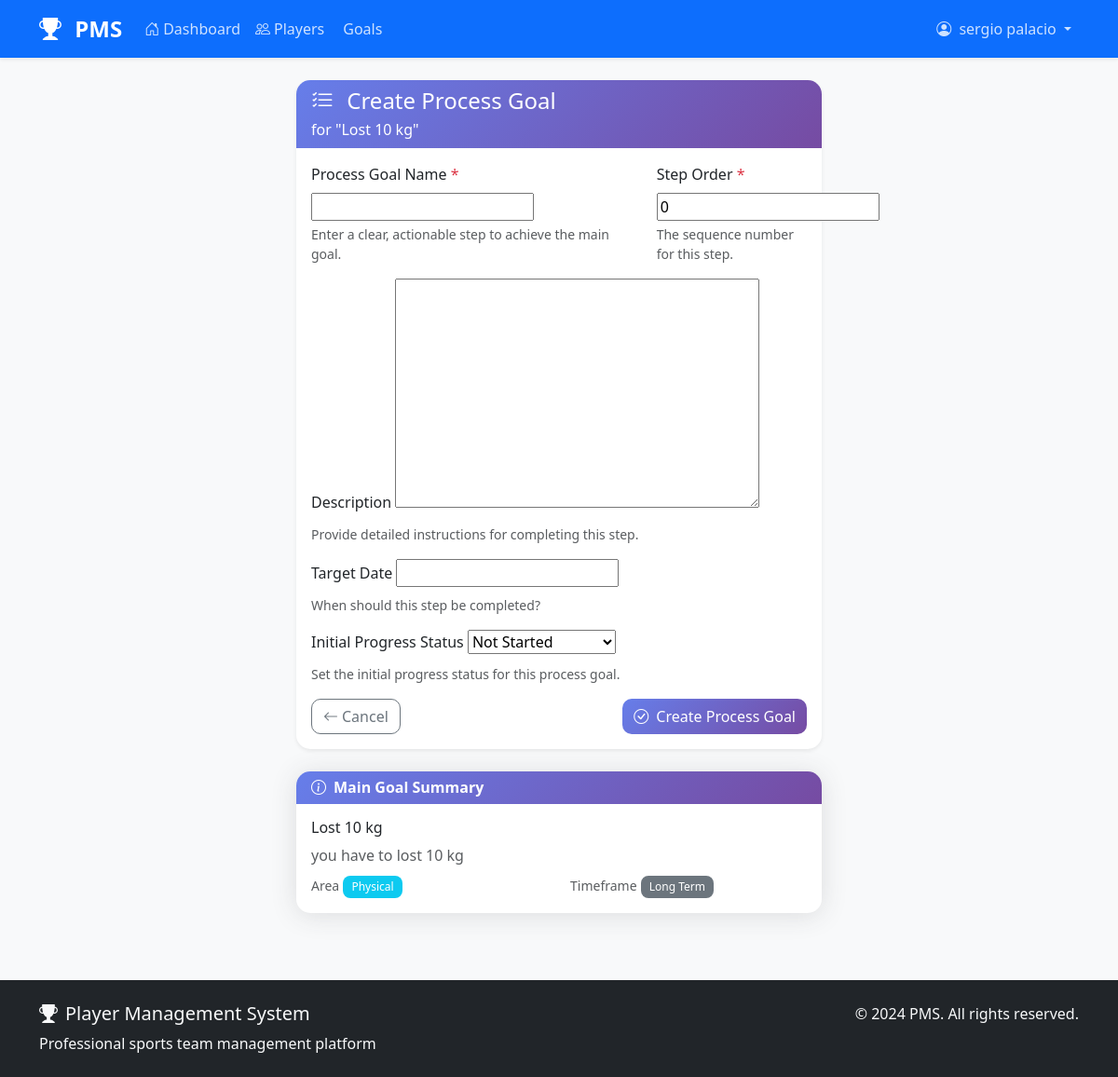
The page /goals/1/process-goals/create/ (signed in) on the database its author committed.
### core/models.py (models this page shows, shortened)
class User(AbstractUser):
    class Role(models.TextChoices):
        ADMIN = 'admin', _('Admin')
        COACH = 'coach', _('Coach')
        PLAYER = 'player', _('Player')
    role = models.CharField(
        max_length=10,
        choices=Role.choices,
        default=Role.PLAYER,
        verbose_name=_('Role')
    )
    phone_number = models.CharField(max_length=15, blank=True, null=True)
    date_of_birth = models.DateField(blank=True, null=True)
    profile_picture = models.ImageField(
        upload_to='profile_pictures/',
        blank=True,
        null=True,
        verbose_name=_('Profile Picture')
    )
    class Meta:
        verbose_name = _('User')
        verbose_name_plural = _('Users')
    def is_admin(self):
        return self.role == self.Role.ADMIN
    def is_coach(self):
        return self.role == self.Role.COACH
    @property
    def is_coach_prop(self):
        return self.is_coach()

class Goal(models.Model):
    PROGRESS_CHOICES = [
        ('not_started', 'Not Started'),
        ('in_progress', 'In Progress'),
        ('good_progress', 'Good Progress'),
        ('excellent_progress', 'Excellent Progress'),
        ('completed', 'Completed'),
    ]
    TIMEFRAME_CHOICES = [
        ('short_term', 'Short Term'),
        ('medium_term', 'Medium Term'),
        ('long_term', 'Long Term'),
    ]
    AREA_CHOICES = [
        ('physical', 'Physical'),
        ('technical', 'Technical'),
        ('tactical', 'Tactical'),
        ('mental', 'Mental'),
    ]
    name = models.CharField(max_length=200, help_text="Goal name/description")
    player = models.ForeignKey(Player, on_delete=models.CASCADE, related_name='goals')
    coach = models.ForeignKey(Coach, on_delete=models.CASCADE, related_name='assigned_goals')
    area = models.CharField(max_length=20, choices=AREA_CHOICES, default='technical')
    timeframe = models.CharField(max_length=20, choices=TIMEFRAME_CHOICES, default='medium_term')
    progress = models.CharField(max_length=20, choices=PROGRESS_CHOICES, default='not_started')
    description = models.TextField(blank=True, help_text="Detailed description of the goal")
    target_date = models.DateField(null=True, blank=True, help_text="Target completion date")
    created_at = models.DateTimeField(auto_now_add=True)
    updated_at = models.DateTimeField(auto_now=True)
    notes = models.TextField(blank=True, help_text="Additional notes or comments")
    class Meta:
        ordering = ['-created_at']
        verbose_name = 'Goal'
        verbose_name_plural = 'Goals'

### core/views.py (the view, shortened to what this page needs)
# urls.py: path('goals/<int:goal_id>/process-goals/create/', views.ProcessGoalCreateView.as_view(), name='process_goal_create'),
class ProcessGoalCreateView(LoginRequiredMixin, CoachRequiredMixin, CreateView):
    model = ProcessGoal
    template_name = 'core/process_goal_form.html'
    fields = ['name', 'description', 'target_date', 'order', 'progress']
    success_url = reverse_lazy('core:goal_list')
    def get_context_data(self, **kwargs):
        context = super().get_context_data(**kwargs)
        goal_id = self.kwargs.get('goal_id')
        context['goal'] = get_object_or_404(Goal, pk=goal_id)
        return context

### core/views.py (called while the page is built)
    def test_func(self):
        return self.request.user.is_authenticated and self.request.user.is_coach()

### templates/core/process_goal_form.html (shortened to what this page needs)
{% extends 'base.html' %}
{% load static %}
{% block content %}
<div class="container-fluid">
    <div class="row justify-content-center">
        <div class="col-lg-8 col-xl-6">
            <div class="card shadow-sm">
                <div class="card-header bg-primary text-white">
                    <h4 class="mb-0">
                        <i class="bi bi-list-check me-2"></i>
                        {% if form.instance.pk %}Edit{% else %}Create{% endif %} Process Goal
                    </h4>
                    <p class="mb-0 mt-1">for "{{ goal.name }}"</p>
                </div>
                <div class="card-body">
                    <form method="post" class="needs-validation" novalidate>
                        <div class="row">
                            <div class="col-md-8">
                                <div class="mb-3">
                                    <label for="{{ form.name.id_for_label }}" class="form-label">
                                        Process Goal Name <span class="text-danger">*</span>
                                    </label>
                                    {{ form.name }}
                                    <div class="form-text">Enter a clear, actionable step to achieve the main goal.</div>
                                </div>
                            </div>
                            <div class="col-md-4">
                                <div class="mb-3">
                                    <label for="{{ form.order.id_for_label }}" class="form-label">
                                        Step Order <span class="text-danger">*</span>
                                    </label>
                                    {{ form.order }}
                                    <div class="form-text">The sequence number for this step.</div>
                                </div>
                            </div>
                        </div>
                        <div class="mb-3">
                            <label for="{{ form.description.id_for_label }}" class="form-label">
                                Description
                            </label>
                            {{ form.description }}
                            <div class="form-text">Provide detailed instructions for completing this step.</div>
                        </div>
                        <div class="mb-3">
                            <label for="{{ form.target_date.id_for_label }}" class="form-label">
                                Target Date
                            </label>
                            {{ form.target_date }}
                            <div class="form-text">When should this step be completed?</div>
                        </div>
                        {% if user.is_coach_prop or user.is_admin_prop %}
                        <div class="mb-3">
                            <label for="{{ form.progress.id_for_label }}" class="form-label">
                                Initial Progress Status
                            </label>
                            {{ form.progress }}
                            <div class="form-text">Set the initial progress status for this process goal.</div>
                        </div>
                        {% endif %}
                        <div class="d-flex justify-content-between">
                            <a href="{% url 'core:process_goal_list' goal.pk %}" class="btn btn-outline-secondary">
                                <i class="bi bi-arrow-left me-1"></i>Cancel
                            </a>
                            <button type="submit" class="btn btn-primary">
                                <i class="bi bi-check-circle me-1"></i>
                                {% if form.instance.pk %}Update{% else %}Create{% endif %} Process Goal
                            </button>
                        </div>
                    </form>
                </div>
            </div>
            <div class="card mt-4">
                <div class="card-header">
                    <h6 class="mb-0">
                        <i class="bi bi-info-circle me-2"></i>Main Goal Summary
                    </h6>
                </div>
                <div class="card-body">
                    <h6>{{ goal.name }}</h6>
                    <p class="text-muted mb-2">{{ goal.description|default:"No description provided" }}</p>
                    <div class="row">
                        <div class="col-6">
                            <small class="text-muted">Area</small>
                            <div class="badge bg-info">{{ goal.get_area_display }}</div>
                        </div>
                        <div class="col-6">
                            <small class="text-muted">Timeframe</small>
                            <div class="badge bg-secondary">{{ goal.get_timeframe_display }}</div>
                        </div>
                    </div>
                </div>
            </div>
        </div>
    </div>
</div>
{% endblock %}

### templates/base.html (shortened to what this page needs)
<!DOCTYPE html>
<html lang="en">
<head>
    <link href="https://cdn.jsdelivr.net/npm/bootstrap@5.3.0/dist/css/bootstrap.min.css" rel="stylesheet">
    <link href="https://cdn.jsdelivr.net/npm/bootstrap-icons@1.10.0/font/bootstrap-icons.css" rel="stylesheet">
    {% load static %}
    <link href="{% static 'css/style.css' %}" rel="stylesheet">
</head>
<body class="bg-light">
    {% if user.is_authenticated %}
    <nav class="navbar navbar-expand-lg navbar-dark bg-primary shadow-sm">
        <div class="container">
            <a class="navbar-brand fw-bold" href="{% url 'core:dashboard' %}">
                <i class="bi bi-trophy-fill me-2"></i>
                PMS
            </a>
            <div class="collapse navbar-collapse" id="navbarNav">
                <ul class="navbar-nav me-auto">
                    <li class="nav-item">
                        <a class="nav-link" href="{% url 'core:dashboard' %}">
                            <i class="bi bi-house-door me-1"></i>Dashboard
                        </a>
                    </li>
                    <li class="nav-item">
                        <a class="nav-link" href="{% url 'core:player_list' %}">
                            <i class="bi bi-people me-1"></i>Players
                        </a>
                    </li>
                    <li class="nav-item">
                        <a class="nav-link" href="{% url 'core:goal_list' %}">
                            Goals
                        </a>
                    </li>
                </ul>
                <ul class="navbar-nav">
                    <li class="nav-item dropdown">
                        <a class="nav-link dropdown-toggle" href="#" role="button" data-bs-toggle="dropdown">
                            <i class="bi bi-person-circle me-1"></i>
                            {{ user.get_full_name|default:user.username }}
                        </a>
                    </li>
                </ul>
            </div>
        </div>
    </nav>
    {% endif %}
    <main class="container-fluid py-4">
        {% block content %}{% endblock %}
    </main>
    <footer class="bg-dark text-light py-4 mt-5">
        <div class="container">
            <div class="row">
                <div class="col-md-6">
                    <h5><i class="bi bi-trophy-fill me-2"></i>Player Management System</h5>
                    <p class="mb-0">Professional sports team management platform</p>
                </div>
                <div class="col-md-6 text-md-end">
                    <p class="mb-0">&copy; 2024 PMS. All rights reserved.</p>
                </div>
            </div>
        </div>
    </footer>
</body>
</html>

### static/css/style.css (style rules this page uses)
body { font-family: 'Segoe UI', Tahoma, Geneva, Verdana, sans-serif; background-color: #f8f9fc; }
.navbar-brand { font-weight: 700; font-size: 1.5rem; }
.navbar-dark .navbar-nav .nav-link { color: rgba(255, 255, 255, 0.8); transition: color 0.3s ease; }
.card { border: none; border-radius: 15px; box-shadow: 0 0.15rem 1.75rem 0 rgba(58, 59, 69, 0.15); transition: transform 0.2s ease, box-shadow 0.2s ease; }
.card-header { background: linear-gradient(135deg, #667eea 0%, #764ba2 100%); color: white; border-radius: 15px 15px 0 0 !important; border: none; }
.card-header h6 { margin: 0; font-weight: 600; }
.btn { border-radius: 10px; font-weight: 500; transition: all 0.3s ease; }
.btn-primary { background: linear-gradient(135deg, #667eea 0%, #764ba2 100%); border: none; }
.badge { font-size: 0.75rem; font-weight: 500; padding: 0.5em 0.75em; border-radius: 8px; }
footer { margin-top: auto; }

### rows shown on the page
User: get_full_name "sergio palacio"
Goal: name "Lost 10 kg", description "you have to lost 10 kg", area "Physical", timeframe "Long Term"
